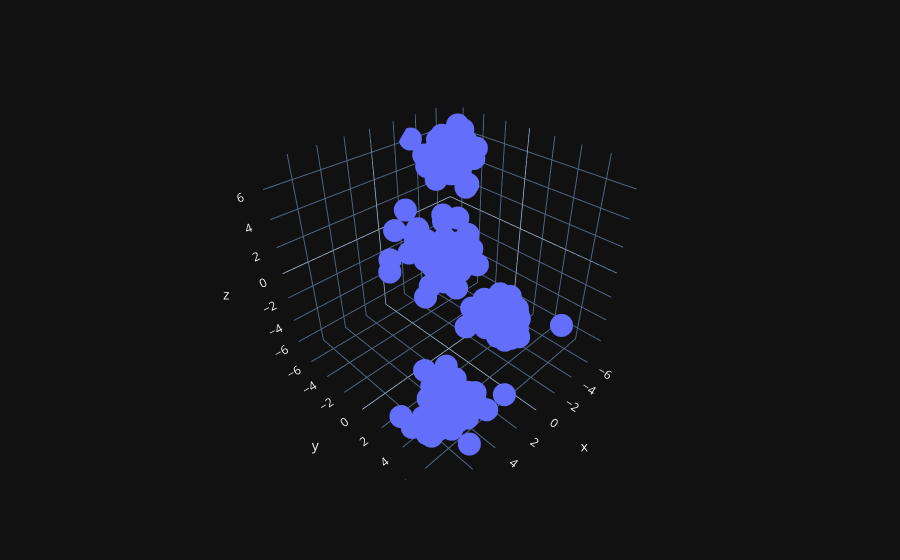

The notebook cell saved with this chart:
### Code cell
fig = px.scatter_3d(x=x[:,0],y=x[:,1],z=x[:,2])
fig.show()

### Figure 1 — Plotly figure (JSON) as saved in the notebook; plotly's stock layout.template omitted (floating-point values rounded to 4 significant figures; data arrays with more than 128 entries replaced by an {"elided": "..."} marker saying what was removed)
{"data": [{"hovertemplate": "x=%{x}<br>y=%{y}<br>z=%{z}<extra></extra>", "legendgroup": "", "marker": {"color": "#636efa", "symbol": "circle"}, "mode": "markers", "name": "", "scene": "scene", "showlegend": false, "type": "scatter3d", "x": {"elided": "200 float values"}, "y": {"elided": "200 float values"}, "z": {"elided": "200 float values"}}], "layout": {"legend": {"tracegroupgap": 0}, "margin": {"t": 60}, "scene": {"domain": {"x": [0, 1], "y": [0, 1]}, "xaxis": {"title": {"text": "x"}}, "yaxis": {"title": {"text": "y"}}, "zaxis": {"title": {"text": "z"}}}}}
